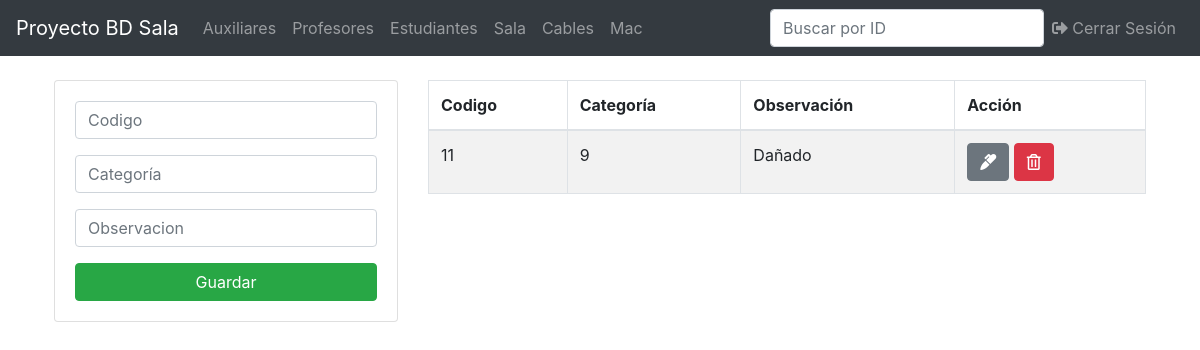
Before: /cable_red.php (signed in) with the older database file.
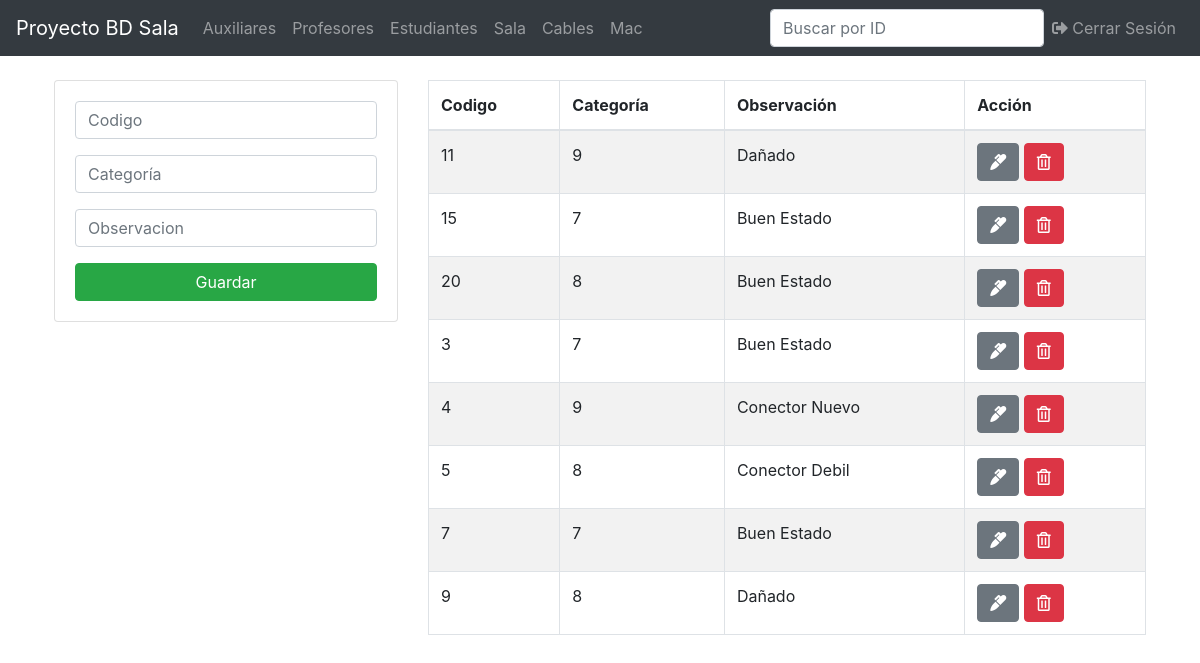
After: the same page with the newer database file.
### tables this page shows
CREATE TABLE `cable_red` (
  `codigo` varchar(30) NOT NULL,
  `categoria` varchar(50) DEFAULT NULL
);

CREATE TABLE `implemento` (
  `observacion` varchar(500) DEFAULT NULL,
  `codigo` varchar(30) NOT NULL
);

### cable_red.php (the view, shortened to what this page needs)
<?php
include('ProyectoBasesDeDatos/db.php');
include('ProyectoBasesDeDatos/includes/header.php');
?>
<main class="container p-4">
  <div class="row">
    <div class="col-md-4">
      <div class="card card-body">
        <form action="save.php" method="POST">
          <div class="form-group">
            <input type="text" name="codigo" class="form-control" placeholder="Codigo" autofocus>
          </div>
          <div class="form-group">
            <input type="text" name="categoria" class="form-control" placeholder="Categoría" autofocus>
          </div>
          <div class="form-group">
            <input type="text" name="observacion" class="form-control" placeholder="Observacion" autofocus>
          </div>
          <input type="submit" name="save_cable_red" class="btn btn-success btn-block" value="Guardar">
        </form>
      </div>
    </div>
    <div class="col-md-8">
      <table class="table table-bordered table-striped" id="myTable">
        <thead>
          <tr>
            <th>Codigo</th>
            <th>Categoría</th>
            <th>Observación</th>
            <th>Acción</th>
          </tr>
        </thead>
        <tbody>
          <?php
          $query = "SELECT * FROM cable_red cr, implemento im WHERE cr.codigo=im.codigo";
          $result_auxiliares = mysqli_query($conn, $query);
          while($row = mysqli_fetch_assoc($result_auxiliares)) { ?>
          <tr>
            <td><?php echo $row['codigo']; ?></td>
            <td><?php echo $row['categoria']; ?></td>
            <td><?php echo $row['observacion']; ?></td>
            <td>
              <a href="edit.php?codigo=<?php echo $row['codigo']?> & entidad=<?php echo 'cable_red'?>" class="btn btn-secondary">
                <i class="fas fa-marker"></i>
              </a>
              <a href="delete.php?codigo=<?php echo $row['codigo'] ?>& entidad=<?php echo 'cable_red'?>" class="btn btn-danger">
                <i class="far fa-trash-alt"></i>
              </a>
            </td>
          </tr>
          <?php } ?>
        </tbody>
      </table>
    </div>
  </div>
</main>
<?php include('includes/footer.php'); ?>

### includes/header.php (shortened to what this page needs)
<!DOCTYPE html>
<html lang="en">
  <head>
    <link rel="stylesheet" href="https://stackpath.bootstrapcdn.com/bootstrap/4.3.1/css/bootstrap.min.css">
    <link rel="stylesheet" href="https://use.fontawesome.com/releases/v5.6.3/css/all.css">
  </head>
  <nav class="navbar navbar-expand-lg navbar-dark bg-dark" >
    <a class="navbar-brand" href="#">Proyecto BD Sala</a>
    <div class="collapse navbar-collapse" id="navbarText">
      <ul class="navbar-nav mr-auto">
        <li class="nav-item">
          <a class="nav-link" href="/ProyectoBasesDeDatos/auxiliar.php">Auxiliares</a>
        </li>
        <a class="nav-link" href="/ProyectoBasesDeDatos/profesor.php">Profesores</a>
        <li class="nav-item">
          <a class="nav-link" href="/ProyectoBasesDeDatos/estudiante.php">Estudiantes</a>
        </li>
        <li class="nav-item">
          <a class="nav-link" href="/ProyectoBasesDeDatos/sala.php">Sala</a>
        </li>
          <a class="nav-link" href="/ProyectoBasesDeDatos/cable_red.php">Cables</a>
          <a class="nav-link" href="/ProyectoBasesDeDatos/mac.php">Mac</a>
      </ul>
      <ul class="navbar-nav">
        <form class="form-inline">
          <input class="form-control" type="text" id="myInput" onkeyup="myFunction()" placeholder="Buscar por ID" aria-label="Search" id="myInput">
        </form>
      </ul>
      <ul class="nav navbar-nav navbar-right">
        <li>
          <a href="/ProyectoBasesDeDatos/login/logout.php" class="nav-link">
          <i class="fas fa-sign-out-alt"></i> Cerrar Sesión
          </a>
        </li>
      </ul>
    </div>
  </nav>

### includes/footer.php (shortened to what this page needs)
</body>
</html>

Changed rows visible on the page:
added cable_red: codigo.codigo "15", categoria "7", codigo.observacion "Buen Estado"
added cable_red: codigo.codigo "20", categoria "8", codigo.observacion "Buen Estado"
added cable_red: codigo.codigo "3", categoria "7", codigo.observacion "Buen Estado"
added cable_red: codigo.codigo "4", categoria "9", codigo.observacion "Conector Nuevo"
added cable_red: codigo.codigo "5", categoria "8", codigo.observacion "Conector Debil"
added cable_red: codigo.codigo "7", categoria "7", codigo.observacion "Buen Estado"
added cable_red: codigo.codigo "9", categoria "8", codigo.observacion "Dañado"
